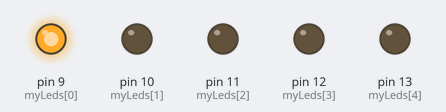
A sketch run on a simulated Arduino Uno, built with avr-gcc and run on an emulated ATmega328P. On the bench: output pins drawn as LEDs (lit = HIGH).

Above: at 0.5 s.
At 2.5 s:
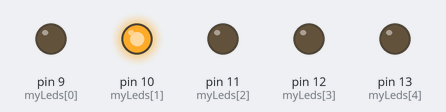
At 4.5 s:
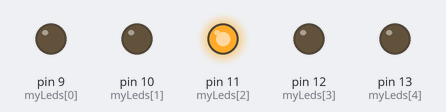
At 6.5 s:
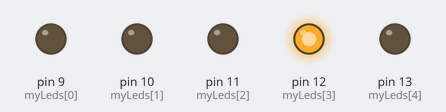
At 8.5 s:
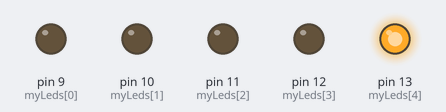
At 17.5 s:
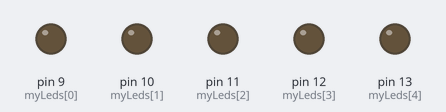
Timing chart, 0 to 18.4 s (numbered marks = the images above):
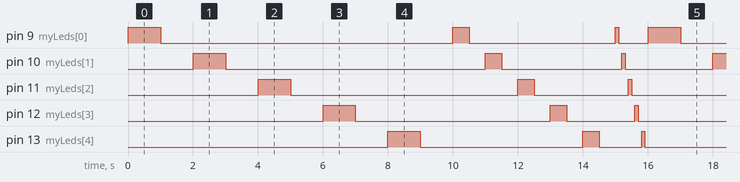

Measured:
- by itself, pin 9 (myLeds[0]): repeats every 16.0 s: LOW 9.0 s, HIGH 0.50 s, LOW 4.5 s, HIGH 0.10 s, LOW 0.90 s, HIGH 1.0 s
- by itself, pin 10 (myLeds[1]): repeats every 16.0 s: LOW 8.0 s, HIGH 0.50 s, LOW 3.7 s, HIGH 0.10 s, LOW 2.7 s, HIGH 1.0 s
- by itself, pin 11 (myLeds[2]): repeats every 16.0 s: LOW 7.0 s, HIGH 0.50 s, LOW 2.9 s, HIGH 0.10 s, LOW 4.5 s, HIGH 1.0 s
- by itself, pin 12 (myLeds[3]): repeats every 16.0 s: LOW 6.0 s, HIGH 0.50 s, LOW 2.1 s, HIGH 0.10 s, LOW 6.3 s, HIGH 1.0 s
- by itself, pin 13 (myLeds[4]): LOW → HIGH at 8.0 s, → LOW 1.0 s later, → HIGH 5.0 s later, → LOW 0.50 s later, … (12 changes in this stretch)

The sketch:

nick_blink_copy_20240312174525.ino
```cpp
// myLeds is an array of the pins the LEDs are connected to
int myLeds[] = { 9, 10, 11, 12, 13 };
const int numLeds = sizeof(myLeds) / sizeof(myLeds[0]); // Calculate the number of LEDs dynamically

void setup() {
  // Set each LED pin as output
  for (int i = 0; i < numLeds; i++) {
    pinMode(myLeds[i], OUTPUT);
  }
}

void loop() {
  // Blink LEDs with varying speeds
  blinkAllLeds(1000); // Blink for 1 second
  blinkAllLeds(500);  // Blink for half a second
  blinkAllLeds(100);  // Blink very quickly (100ms)
}

void blinkAllLeds(int speed) {
  // Blink all LEDs with the specified speed
  for (int i = 0; i < numLeds; i++) {
    blinkL(myLeds[i], speed);
  }
}

void blinkL(int led, int speed) {
  // Blink an LED with the specified speed
  digitalWrite(led, HIGH);
  delay(speed);
  digitalWrite(led, LOW);
  delay(speed);
}
```
